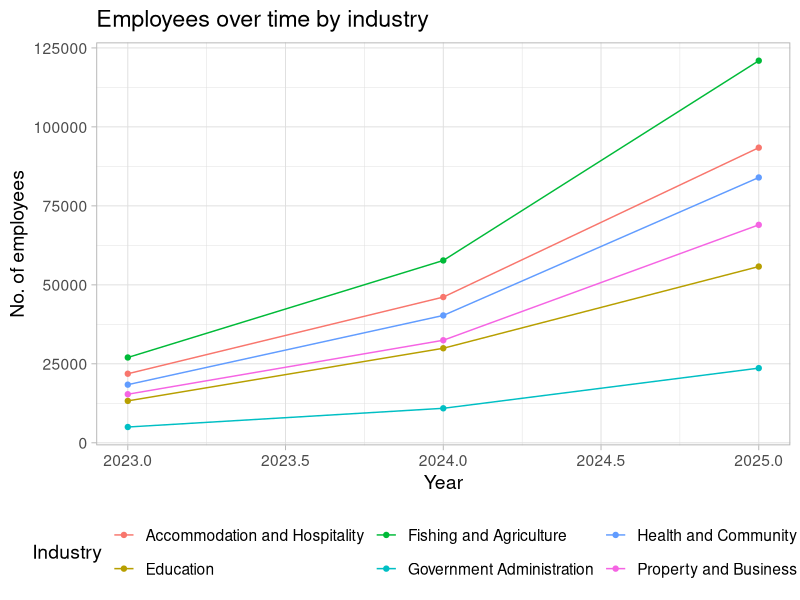
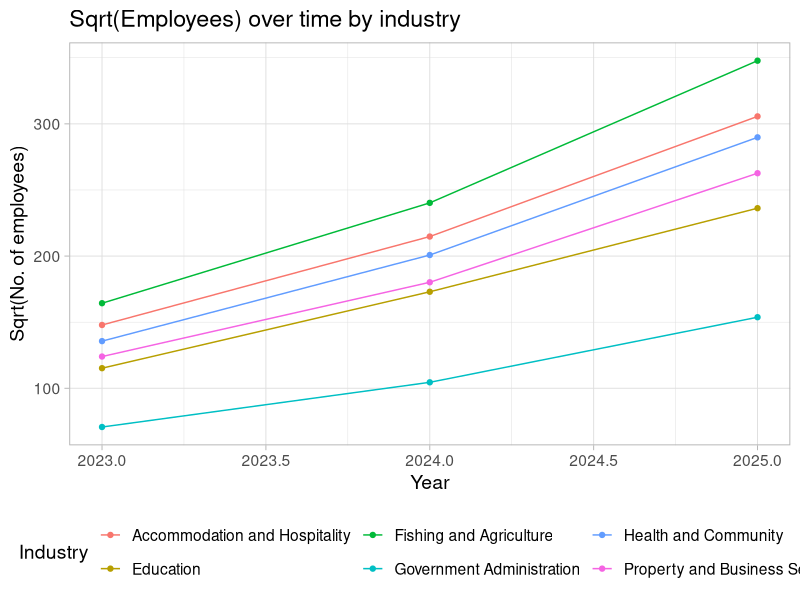
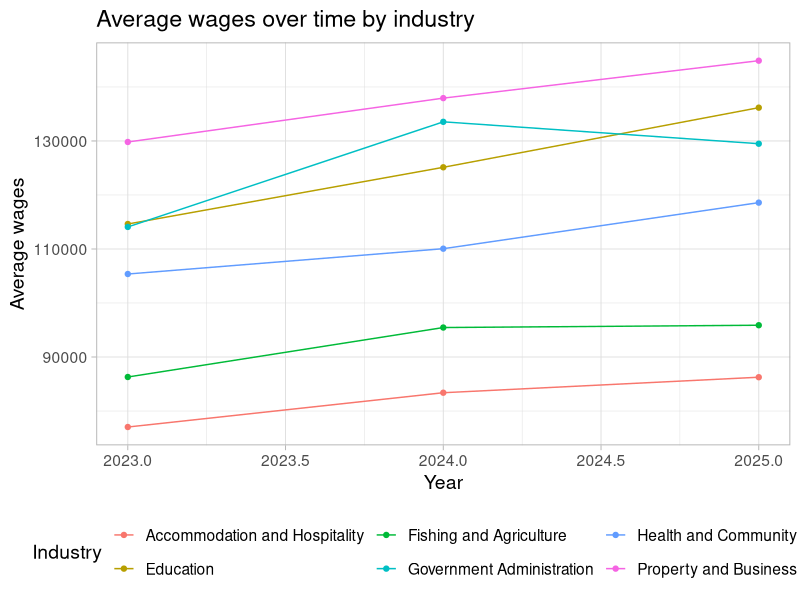
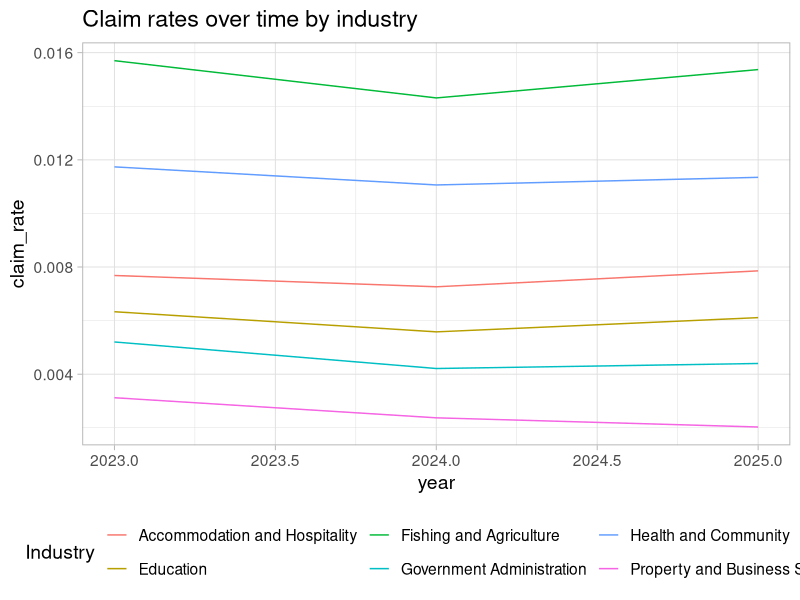
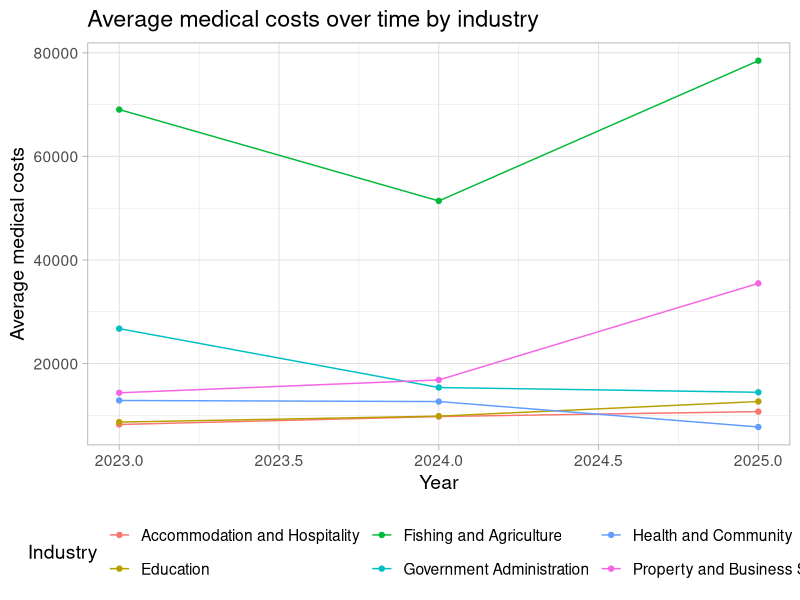
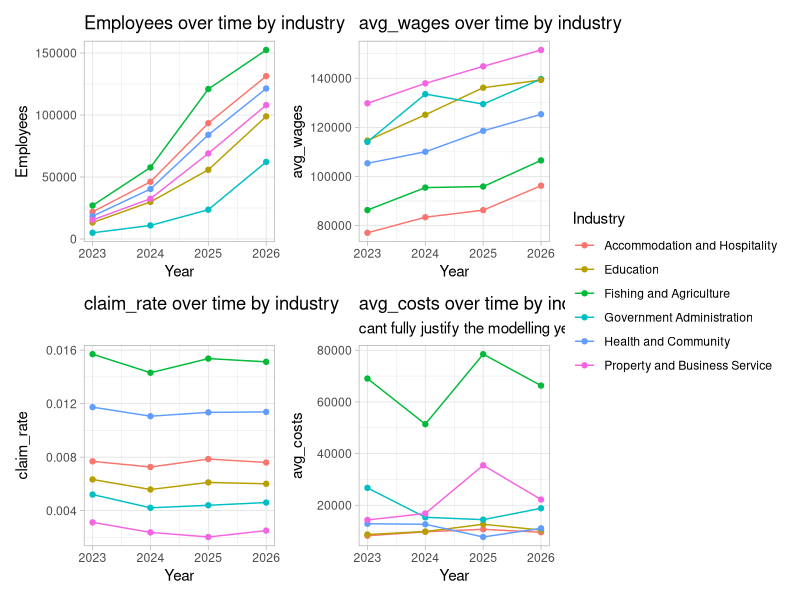

Source code (R) for these figures, in order:
# doing everything on an industry level. The plots in main.R with all the companies can still go in the appendix though to show the lack of outliers hence assumptions checked.
library(tidyverse)
library(readxl)
library(patchwork)
data <- read_excel("2025 Case Comp Data CLEAN.xlsx")

# Workforce size by industry ----
employees_table <- data %>% 
  dplyr::select(`Company ID`, Industry, `2023` = `Number of employees 2023`, `2024` = `Number of employees 2024`, `2025` = `Number of employees 2025`) %>% 
  pivot_longer(cols = 3:5, names_to = "year", values_to = "employees") %>%
  mutate(year = as.numeric(year)) %>% 
  group_by(Industry, year) %>% 
  summarise(employees = sum(employees))

# idk if we want the graph of the straight employees or the sqrt() - thats what the regression was fitted on
# prolly put employees in main slides and sqrt(employees) in the appendix
employees_table %>% 
  ggplot(aes(x = year, y = employees, colour = Industry)) +
  geom_line() +
  geom_point() +
  labs(
    title = "Employees over time by industry",
    x = "Year",
    y = "No. of employees"
  ) +
  theme_light(base_size=14) +
  theme(legend.position = "bottom")

employees_table %>% 
  ggplot(aes(x = year, y = sqrt(employees), colour = Industry)) +
  geom_line() +
  geom_point() +
  labs(
    title = "Sqrt(Employees) over time by industry",
    x = "Year",
    y = "Sqrt(No. of employees)"
  ) +
  theme_light(base_size=14) +
  theme(legend.position = "bottom")

predict_employees <- function(industry, summary = FALSE, assumption = FALSE) {
  model <- lm(sqrt(employees) ~ year + Industry, data = employees_table)
  if(summary) {print(summary(model))}
  if(assumption) {print(plot(model))}
  predicted_value <- predict(model, newdata = data.frame(year = 2026, Industry = industry))
  # result <- list(model = model, prediction = predicted_value)
  # return(result)
  return(predicted_value^2)
}

# Average wage per employee by industry ----
wages_table <- data %>% 
  select(`Company ID`, Industry, `2023` = `2023 wages`, `2024` = `2024 wages`, `2025` = `2025 wages`) %>% 
  pivot_longer(cols = 3:5, names_to = "year", values_to = "wages") %>% 
  mutate(year = as.numeric(year)) %>% 
  group_by(Industry, year) %>% 
  summarise(wages = sum(wages)) %>% 
  full_join(employees_table) %>% 
  group_by(Industry, year) %>% 
  mutate(avg_wages = wages / employees)

wages_table %>% 
  ggplot(aes(x=year, y=avg_wages, colour = Industry)) +
  geom_line() +
  geom_point() +
  labs(
    title = "Average wages over time by industry",
    x = "Year",
    y = "Average wages"
  ) +
  theme_light(base_size=14) +
  theme(legend.position = "bottom")

predict_wage <- function(industry, summary = FALSE, assumptions = FALSE) {
  # input an industry and then output an average wage in 2026
  model <- lm(avg_wages ~ year + Industry, data = wages_table)
  if(summary) {print(summary(model))}
  if(assumptions) {print(plot(model))}
  predict(model, newdata = data.frame(year = 2026, Industry = industry)) %>% 
    return()
}

# Claim rate by industry ----
claims_table <- data %>% 
  select(`Company ID`, Industry, `2023` = `2023 number of claims`, `2024` = `2024 number of claims`, `2025` = `2025 number of claims`) %>% 
  pivot_longer(cols = 3:5, names_to = "year", values_to = "claims") %>% 
  mutate(year = as.numeric(year)) %>% 
  group_by(Industry, year) %>% 
  summarise(claims = sum(claims)) %>% 
  full_join(employees_table) %>% 
  group_by(Industry, year) %>% 
  mutate(claim_rate = sum(claims)/sum(employees))

claims_table %>% 
  ggplot(aes(x=year, y=claim_rate, colour = Industry)) +
  geom_line() +
  labs(title = "Claim rates over time by industry") +
  theme_light(base_size=14) +
  theme(legend.position = "bottom")
# using a flatline (average of past 3 years) to predict the claims rate
# the graph seems to suggest that Property and Business Service is decreasing but unsure if this will continue in the future. using the flatline might be overestimating.

predict_claim_rate <- function(industry) {
  # input an industry and then output an average claim_rate in 2026
  # regression doesn't seem suitable but an average of the 3 years seems appropiate
  claims_table %>% 
    filter(Industry == industry) %>% 
    pull(claim_rate) %>% 
    mean() %>% 
    return()
}

# NOT COMPLETE AND DODGY RN Average medical cost per claim by industry ----
  # possibly using survival analysis technique? like KME or whatever
costs_table <- data %>%
  select(Industry, `Company ID`, `2023` = `2023 medical costs`, `2024` = `2024 medical costs`, `2025` = `2025 medical costs`) %>% 
  pivot_longer(cols = 3:5, names_to = "year", values_to = "costs") %>%
  mutate(year = as.numeric(year)) %>% 
  group_by(Industry, year) %>% 
  summarise(costs = sum(costs)) %>% 
  full_join(claims_table) %>% 
  group_by(Industry, year) %>% 
  mutate(avg_costs = costs / claims) %>% 
  select(Industry, year, costs, claims, avg_costs)

costs_table %>% 
  ggplot(aes(x=year, y=avg_costs, colour = Industry)) +
  geom_line() +
  geom_point() +
  labs(
    title = "Average medical costs over time by industry",
    x = "Year",
    y = "Average medical costs"
  ) +
  theme_light(base_size = 14) +
  theme(legend.position = "bottom")

predict_costs <- function(industry) {
  # input an industry and then output an average medical costs per claim in 2026
  # THIS IS EXTREMELY PLACE HOLDER RN UNTIL WE ACTUALLY MODEL THE CLAIMS COSTS GOODLY
  costs_table %>% 
    filter(Industry == industry) %>% 
    pull(avg_costs) %>% 
    mean() %>% 
    return()
}

# Make the predictions and add to the original data to graph it ----
  # add in the appropriate regression line too (as a dashed line of the same colour and no confidence band - too messy)

employees_2026 <- c(
  predict_employees("Accommodation and Hospitality"),
  predict_employees("Government Administration"),
  predict_employees("Fishing and Agriculture"),
  predict_employees("Education"),
  predict_employees("Health and Community"),
  predict_employees("Property and Business Service")
)

avg_wages_2026 <- c(
  predict_wage("Accommodation and Hospitality"),
  predict_wage("Government Administration"),
  predict_wage("Fishing and Agriculture"),
  predict_wage("Education"),
  predict_wage("Health and Community"),
  predict_wage("Property and Business Service")
)

claim_rate_2026 <- c(
  predict_claim_rate("Accommodation and Hospitality"),
  predict_claim_rate("Government Administration"),
  predict_claim_rate("Fishing and Agriculture"),
  predict_claim_rate("Education"),
  predict_claim_rate("Health and Community"),
  predict_claim_rate("Property and Business Service") 
)

avg_costs_2026 <- c(
  predict_costs("Accommodation and Hospitality"),
  predict_costs("Government Administration"),
  predict_costs("Fishing and Agriculture"),
  predict_costs("Education"),
  predict_costs("Health and Community"),
  predict_costs("Property and Business Service")
)

predicted_data <- employees_table %>% 
  full_join(wages_table) %>% 
  full_join(claims_table) %>% 
  full_join(costs_table) %>% 
  select(Industry, year, employees, avg_wages, claim_rate, avg_costs) %>% 
  ungroup() %>% 
  add_row(Industry = c("Accommodation and Hospitality",
                       "Government Administration",
                       "Fishing and Agriculture",
                       "Education",
                       "Health and Community",
                       "Property and Business Service"),
          year = 2026,
          employees = employees_2026,
          avg_wages = avg_wages_2026,
          claim_rate = claim_rate_2026,
          avg_costs = avg_costs_2026)

plot0 <- predicted_data %>% 
  ggplot(aes(x=year, y=employees, colour = Industry)) +
  geom_line() +
  geom_point() + 
  labs(
    title = "Employees over time by industry",
    x = "Year",
    y = "Employees"   
  ) +
  theme_light()

plot1 <- predicted_data %>% 
  ggplot(aes(x=year, y=avg_wages, colour = Industry)) +
  geom_line() +
  geom_point() + 
  labs(
    title = "avg_wages over time by industry",
    x = "Year",
    y = "avg_wages"   
  ) +
  theme_light()

plot2 <- predicted_data %>% 
  ggplot(aes(x=year, y=claim_rate, colour = Industry)) +
  geom_line() +
  geom_point() + 
  labs(
    title = "claim_rate over time by industry",
    x = "Year",
    y = "claim_rate"   
  ) +
  theme_light()

plot3 <- predicted_data %>% 
  ggplot(aes(x=year, y=avg_costs, colour = Industry)) +
  geom_line() +
  geom_point() + 
  labs(
    title = "avg_costs over time by industry",
    subtitle = "cant fully justify the modelling yet",
    x = "Year",
    y = "avg_costs"   
  ) +
  theme_light()

plot0 + plot1 + plot2 + plot3 + plot_layout(guides = "collect")

# Find the amount of moneys needed ----
total_medical_costs <- (claim_rate_2026 * employees_2026 * avg_costs_2026) %>% sum()
total_salary_compensation <- (0.7 * 4/52 * claim_rate_2026 * employees_2026 * avg_wages_2026) %>% sum()*0.75
total_costs <- total_medical_costs + total_salary_compensation + 2400000

